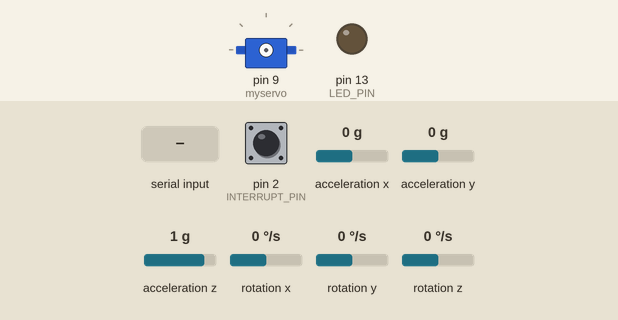
The sketch below on a simulated Arduino Uno, built with avr-gcc and run on an emulated ATmega328P. On the bench: servo, output pins drawn as LEDs (lit = HIGH). Dashed ring = blinking. The inputs (shaded band) are chosen by the test bench; at power-on: rotation z 0 °/s, acceleration x 0 g, acceleration y 0 g, pin 2 (INTERRUPT_PIN) LOW, acceleration z 1 g, rotation x 0 °/s, rotation y 0 °/s. The sensor or clock chip raises its interrupt line as the real part does; what the sketch prints to the serial monitor is not drawn.

Above: at 0.9 s.
1.0 s: "1\n" received over Serial
At 1.68 s:
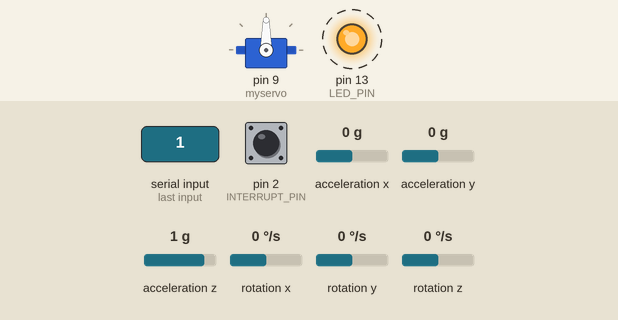
4.0 s: rotation z set to -192 °/s
At 6.01 s:
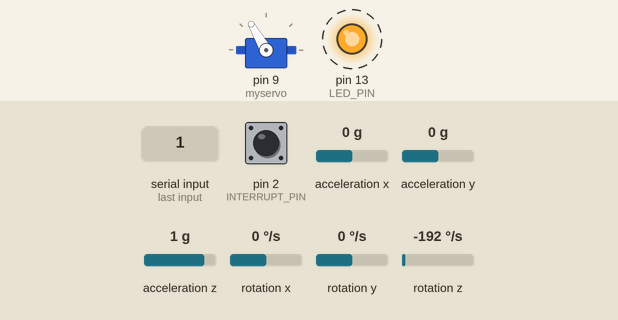
At 6.64 s:
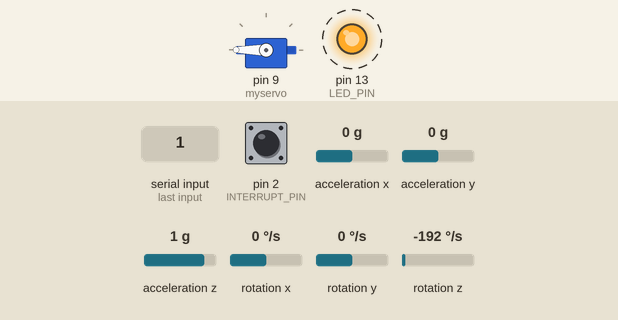
7.0 s: acceleration x set to 0.8 g
At 9.15 s:
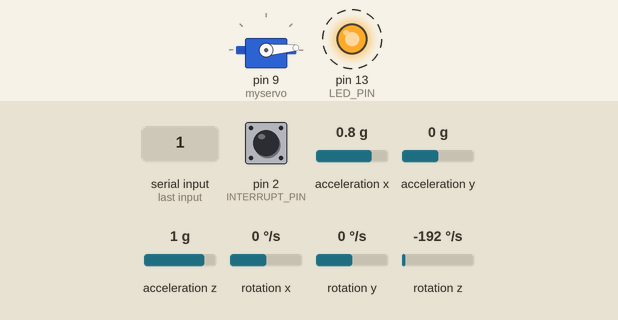
10.0 s: acceleration y set to -0.8 g
13.0 s: rotation z set to 192 °/s
16.0 s: acceleration x set to -0.8 g
Timing chart, 0 to 44.2 s (numbered marks = the images above; inputs shaded):
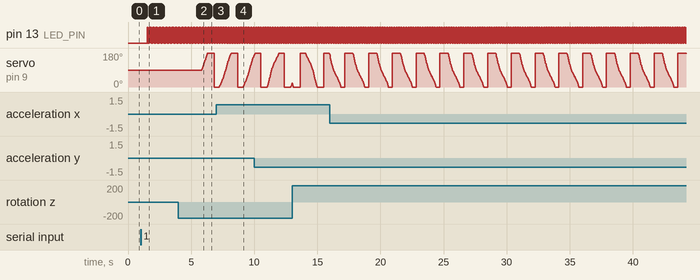

Measured:
- after the input at 1.0 s, pin 13 (LED_PIN): alternates HIGH for 0.01 s and LOW for 0.01 s, starting after 0.52 s
- after the input at 4.0 s, servo on pin 9 (myservo): rises from 90° to 180° in 0.48 s, then falls to 0° in 0.53 s

The sketch:

Gimbaldraft.ino
```cpp
// I2Cdev and MPU6050 must be installed as libraries, or else the .cpp/.h files
// for both classes must be in the include path of your project
#include "I2Cdev.h"
#include <Servo.h>

#include "MPU6050_6Axis_MotionApps20.h"
//#include "MPU6050.h" // not necessary if using MotionApps include file

// Arduino Wire library is required if I2Cdev I2CDEV_ARDUINO_WIRE implementation
// is used in I2Cdev.h
#if I2CDEV_IMPLEMENTATION == I2CDEV_ARDUINO_WIRE
    #include "Wire.h"
#endif

// class default I2C address is 0x68
// specific I2C addresses may be passed as a parameter here
// AD0 low = 0x68 (default for SparkFun breakout and InvenSense evaluation board)
// AD0 high = 0x69
MPU6050 mpu;
Servo myservo;

int pos=0;
int correct,j=0;
//MPU6050 mpu(0x69); // <-- use for AD0 high

/* =========================================================================
   NOTE: In addition to connection 3.3v, GND, SDA, and SCL, this sketch
   depends on the MPU-6050's INT pin being connected to the Arduino's
   external interrupt #0 pin. On the Arduino Uno and Mega 2560, this is
   digital I/O pin 2.
 * ========================================================================= */

/* =========================================================================
   NOTE: Arduino v1.0.1 with the Leonardo board generates a compile error
   when using Serial.write(buf, len). The Teapot output uses this method.
   The solution requires a modification to the Arduino USBAPI.h file, which
   is fortunately simple, but annoying. This will be fixed in the next IDE
   release. For more info, see these links:

   http://arduino.cc/forum/index.php/topic,109987.0.html
   http://code.google.com/p/arduino/issues/detail?id=958
 * ========================================================================= */


// uncomment "OUTPUT_READABLE_QUATERNION" if you want to see the actual
// quaternion components in a [w, x, y, z] format (not best for parsing
// on a remote host such as Processing or something though)
//#define OUTPUT_READABLE_QUATERNION

// uncomment "OUTPUT_READABLE_EULER" if you want to see Euler angles
// (in degrees) calculated from the quaternions coming from the FIFO.
// Note that Euler angles suffer from gimbal lock (for more info, see
// http://en.wikipedia.org/wiki/Gimbal_lock)
//#define OUTPUT_READABLE_EULER

// uncomment "OUTPUT_READABLE_YAWPITCHROLL" if you want to see the yaw/
// pitch/roll angles (in degrees) calculated from the quaternions coming
// from the FIFO. Note this also requires gravity vector calculations.
// Also note that yaw/pitch/roll angles suffer from gimbal lock (for
// more info, see: http://en.wikipedia.org/wiki/Gimbal_lock)
#define OUTPUT_READABLE_YAWPITCHROLL

// uncomment "OUTPUT_READABLE_REALACCEL" if you want to see acceleration
// components with gravity removed. This acceleration reference frame is
// not compensated for orientation, so +X is always +X according to the
// sensor, just without the effects of gravity. If you want acceleration
// compensated for orientation, us OUTPUT_READABLE_WORLDACCEL instead.
//#define OUTPUT_READABLE_REALACCEL

// uncomment "OUTPUT_READABLE_WORLDACCEL" if you want to see acceleration
// components with gravity removed and adjusted for the world frame of
// reference (yaw is relative to initial orientation, since no magnetometer
// is present in this case). Could be quite handy in some cases.
//#define OUTPUT_READABLE_WORLDACCEL

// uncomment "OUTPUT_TEAPOT" if you want output that matches the
// format used for the InvenSense teapot demo
//#define OUTPUT_TEAPOT


#define INTERRUPT_PIN 2  // use pin 2 on Arduino Uno & most boards
#define LED_PIN 13 // (Arduino is 13, Teensy is 11, Teensy++ is 6)
bool blinkState = false;

// MPU control/status vars
bool dmpReady = false;  // set true if DMP init was successful
uint8_t mpuIntStatus;   // holds actual interrupt status byte from MPU
uint8_t devStatus;      // return status after each device operation (0 = success, !0 = error)
uint16_t packetSize;    // expected DMP packet size (default is 42 bytes)
uint16_t fifoCount;     // count of all bytes currently in FIFO
uint8_t fifoBuffer[64]; // FIFO storage buffer

// orientation/motion vars
Quaternion q;           // [w, x, y, z]         quaternion container
VectorInt16 aa;         // [x, y, z]            accel sensor measurements
VectorInt16 aaReal;     // [x, y, z]            gravity-free accel sensor measurements
VectorInt16 aaWorld;    // [x, y, z]            world-frame accel sensor measurements
VectorFloat gravity;    // [x, y, z]            gravity vector
float euler[3];         // [psi, theta, phi]    Euler angle container
float ypr[3];           // [yaw, pitch, roll]   yaw/pitch/roll container and gravity vector

// packet structure for InvenSense teapot demo
uint8_t teapotPacket[14] = { '$', 0x02, 0,0, 0,0, 0,0, 0,0, 0x00, 0x00, '\r', '\n' };


// ================================================================
// ===               INTERRUPT DETECTION ROUTINE                ===
// ================================================================

volatile bool mpuInterrupt = false;     // indicates whether MPU interrupt pin has gone high
void dmpDataReady() {
    mpuInterrupt = true;
}


// ================================================================
// ===                      INITIAL SETUP                       ===
// ================================================================

void setup() {
    // join I2C bus (I2Cdev library doesn't do this automatically)
    #if I2CDEV_IMPLEMENTATION == I2CDEV_ARDUINO_WIRE
        Wire.begin();
        Wire.setClock(400000); // 400kHz I2C clock. Comment this line if having compilation difficulties
    #elif I2CDEV_IMPLEMENTATION == I2CDEV_BUILTIN_FASTWIRE
        Fastwire::setup(400, true);
    #endif

    // initialize serial communication
    // (115200 chosen because it is required for Teapot Demo output, but it's
    // really up to you depending on your project)
    Serial.begin(115200);
    while (!Serial); // wait for Leonardo enumeration, others continue immediately

    // NOTE: 8MHz or slower host processors, like the Teensy @ 3.3V or Arduino
    // Pro Mini running at 3.3V, cannot handle this baud rate reliably due to
    // the baud timing being too misaligned with processor ticks. You must use
    // 38400 or slower in these cases, or use some kind of external separate
    // crystal solution for the UART timer.

    // initialize device
    Serial.println(F("Initializing I2C devices..."));
    mpu.initialize();
    pinMode(INTERRUPT_PIN, INPUT);

    // verify connection
    Serial.println(F("Testing device connections..."));
    Serial.println(mpu.testConnection() ? F("MPU6050 connection successful") : F("MPU6050 connection failed"));

    // wait for ready
    Serial.println(F("\nSend any character to begin DMP programming and demo: "));
    while (Serial.available() && Serial.read()); // empty buffer
    while (!Serial.available());                 // wait for data
    while (Serial.available() && Serial.read()); // empty buffer again

    // load and configure the DMP
    Serial.println(F("Initializing DMP..."));
    devStatus = mpu.dmpInitialize();

    // supply your own gyro offsets here, scaled for min sensitivity
    mpu.setXGyroOffset(220);
    mpu.setYGyroOffset(76);
    mpu.setZGyroOffset(-85);
    mpu.setZAccelOffset(1788); // 1688 factory default for my test chip

    // make sure it worked (returns 0 if so)
    if (devStatus == 0) {
        // turn on the DMP, now that it's ready
        Serial.println(F("Enabling DMP..."));
        mpu.setDMPEnabled(true);

        // enable Arduino interrupt detection
        Serial.println(F("Enabling interrupt detection (Arduino external interrupt 0)..."));
        attachInterrupt(digitalPinToInterrupt(INTERRUPT_PIN), dmpDataReady, RISING);
        mpuIntStatus = mpu.getIntStatus();

        // set our DMP Ready flag so the main loop() function knows it's okay to use it
        Serial.println(F("DMP ready! Waiting for first interrupt..."));
        dmpReady = true;

        // get expected DMP packet size for later comparison
        packetSize = mpu.dmpGetFIFOPacketSize();
    } else {
        // ERROR!
        // 1 = initial memory load failed
        // 2 = DMP configuration updates failed
        // (if it's going to break, usually the code will be 1)
        Serial.print(F("DMP Initialization failed (code "));
        Serial.print(devStatus);
        Serial.println(F(")"));
    }

    // configure LED for output
    pinMode(LED_PIN, OUTPUT);

    myservo.attach(9);
    myservo.write(90);
}


// ================================================================
// ===                    MAIN PROGRAM LOOP                     ===
// ================================================================

void loop() {
    // if programming failed, don't try to do anything
    if (!dmpReady) return;

    // wait for MPU interrupt or extra packet(s) available
    while (!mpuInterrupt && fifoCount < packetSize) {
        // other program behavior stuff here
        // .
        // .
        // .
        // if you are really paranoid you can frequently test in between other
        // stuff to see if mpuInterrupt is true, and if so, "break;" from the
        // while() loop to immediately process the MPU data
        // .
        // .
        // .
    }

    // reset interrupt flag and get INT_STATUS byte
    mpuInterrupt = false;
    mpuIntStatus = mpu.getIntStatus();

    // get current FIFO count
    fifoCount = mpu.getFIFOCount();

    // check for overflow (this should never happen unless our code is too inefficient)
    if ((mpuIntStatus & 0x10) || fifoCount == 1024) {
        // reset so we can continue cleanly
        mpu.resetFIFO();
        Serial.println(F("FIFO overflow!"));

    // otherwise, check for DMP data ready interrupt (this should happen frequently)
    } else if (mpuIntStatus & 0x02) {
        // wait for correct available data length, should be a VERY short wait
        while (fifoCount < packetSize) fifoCount = mpu.getFIFOCount();

        // read a packet from FIFO
        mpu.getFIFOBytes(fifoBuffer, packetSize);

        // track FIFO count here in case there is > 1 packet available
        // (this lets us immediately read more without waiting for an interrupt)
        fifoCount -= packetSize;

        #ifdef OUTPUT_READABLE_YAWPITCHROLL
            // display Euler angles in degrees
            mpu.dmpGetQuaternion(&q, fifoBuffer);
            mpu.dmpGetGravity(&gravity, &q);
            mpu.dmpGetYawPitchRoll(ypr, &q, &gravity);
            Serial.print("ypr\t");
            Serial.print(ypr[0] * 180/M_PI);
            Serial.print("\t");
            Serial.print(ypr[1] * 180/M_PI);
            Serial.print("\t");
            Serial.println(ypr[2] * 180/M_PI);

            ypr[0] = ypr[0] * 180 / M_PI;
            ypr[1] = ypr[1] * 180 / M_PI;
            ypr[2] = ypr[2] * 180 / M_PI;

            if(j<=400){
              correct=ypr[0];
              j++;
            }
            else{
              ypr[0] = ypr[0] - correct; // Set the Yaw to 0 deg - subtract  the last random Yaw value from the currrent value to make the Yaw 0 degrees
              // Map the values of the MPU6050 sensor from -90 to 90 to values suatable for the servo control from 0 to 180
              int servo0Value = map(ypr[0], -90, 90, 0, 180);

              // Control the servos according to the MPU6050 orientation
              myservo.write(servo0Value);
            }
        #endif

        // blink LED to indicate activity
        blinkState = !blinkState;
        digitalWrite(LED_PIN, blinkState);
    }
}
```
